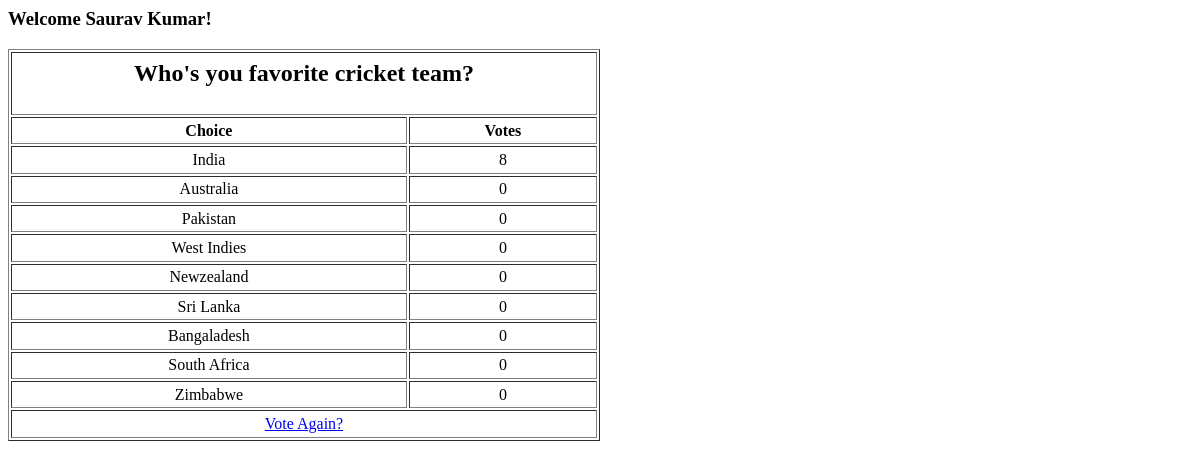
The app's page /polls/3/results/, older data.
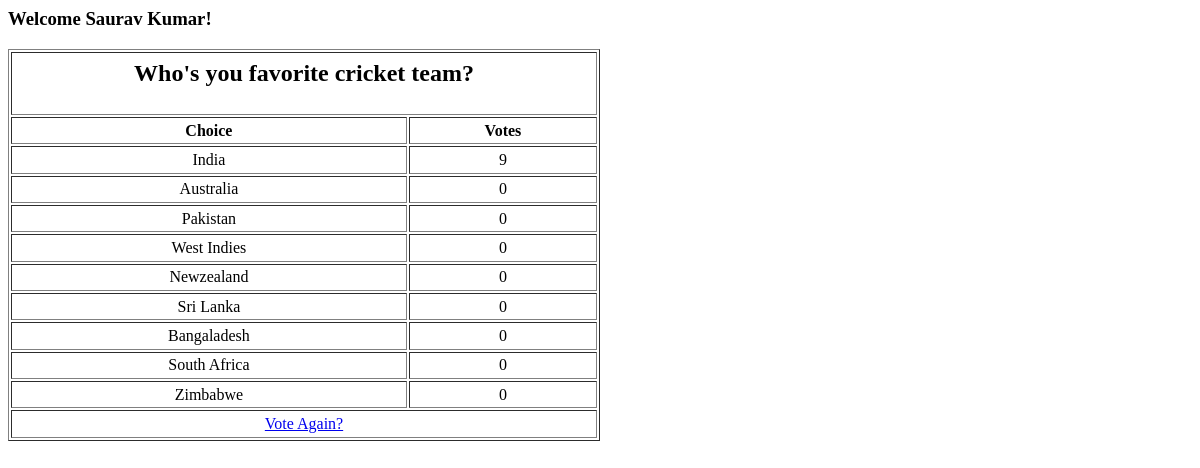
The same page, newer data.
### polls/models.py (models this page shows, shortened)
class Choice(models.Model):
    poll = models.ForeignKey(Poll)
    choice = models.CharField(max_length=200)
    votes = models.IntegerField()

### polls/views.py (the view)
# urls.py: url(r'^(?P<poll_id>\d+)/results/$', 'results'),
def results(request, poll_id):
    p = get_object_or_404(Poll, pk = poll_id)
    return render_to_response('polls/results.html', {
        'poll': p,
        'User': 'Saurav Kumar',
        })

### templates/polls/results.html
<h3>Welcome {{ User }}!</h3>
<table border="1" height="50%" width = "50%">
  <tr>
    <th colspan="2"><h2>{{ poll.question }}</h2> </th>
  </tr>
  <tr>
    <th>Choice</th>
    <th>Votes</th>
  </tr>
{% for choice in poll.choice_set.all %}
  <tr>
    <td align = "center">{{ choice.choice }}</td>
    <td align = "center">{{ choice.votes }}</td>
  </tr>
{% endfor %}
  <tr>
    <td align = "center" colspan = "2"><a href = "/polls/">Vote Again?</a></td>
</table>

Row changes from the older to the newer data that the page shows:
changed Choice "India": votes "8" → "9"
